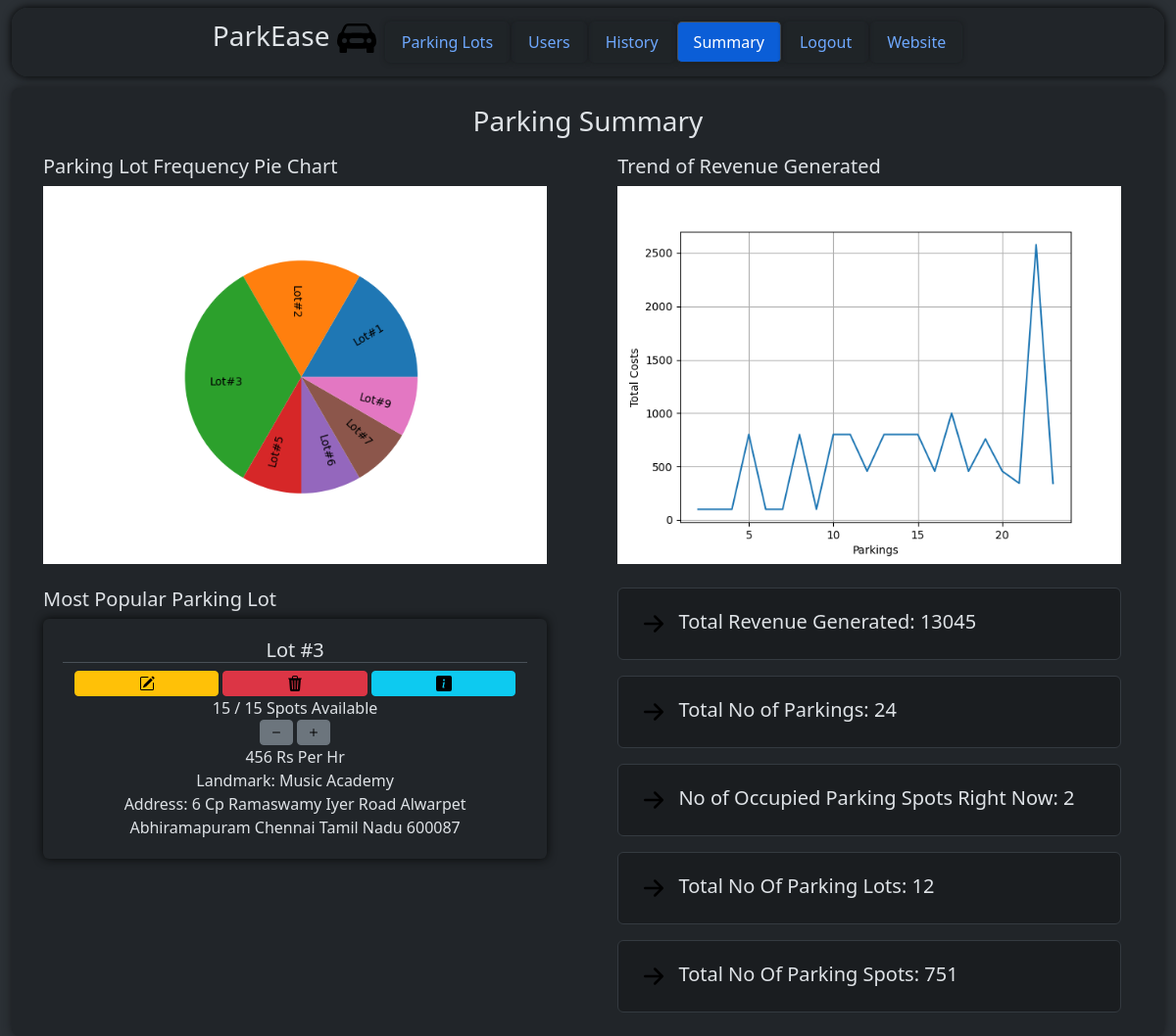
The app's page /admin/dashboard/summary (signed in) with its own data.
### models/parkingInfo.py (models this page shows, shortened)
class ParkingLot(db.Model) :
    __tablename__ = "parkinglot"
    id = db.Column(db.Integer, primary_key = True, autoincrement = True)
    landmark = db.Column(db.String)
    noOfParkingSpots = db.Column(db.Integer)
    pricePerHr = db.Column(db.Integer)
    addressId = db.Column(db.Integer, db.ForeignKey("address.id"))
    address = db.relationship("Address", uselist = False, backref = "parkingLot") #parking lot and address is 1 - 1
    parkingSpots = db.relationship("ParkingSpot", backref = "parkingLot") #parking lot and parking spot is 1 - M

### models/userInfo.py (models this page shows)
class Address(db.Model) :
    __tablename__ = "address"
    id = db.Column(db.Integer, primary_key = True, autoincrement = True)
    streetName = db.Column(db.String)
    locality = db.Column(db.String)
    subLocality = db.Column(db.String)
    city = db.Column(db.String)
    state = db.Column(db.String)
    pinCode = db.Column(db.String)
    def __str__(self) :
        return "{} {} {} {} {} {} {}".format(self.id, self.streetName.lower(), self.locality.lower(), self.subLocality.lower(), self.city.lower(), self.state.lower(), self.pinCode)

### controllers/adminDashboard.py (the view)
@adminbp.route("/dashboard/summary", methods = ["GET"])
def summary() :
    if request.method == "GET" :
        plotPiePlotOfParkingLotsUsed()
        plotLinePlotOfTotalCosts()
        return render_template("admin/summary.html", parkingLot = frequentlyUsedParkingLot(), cost = sumOfTotalCosts(), noOfParkings = totalNoOfType("ReservedParkingSpot"), noOfOccupiedParkingSpotsRN = noOfOccupiedParkingSpotsRN(), noOfParkingLots = totalNoOfType("ParkingLot"), noOfParkingSpots = totalNoOfType("ParkingSpot"))

### controllers/adminDashboard.py (called while the page is built)
@adminbp.before_request
def restrict() :
    if session.get("type") != "admin" :
        return redirect(url_for("general.signIn"))

def getParkingLot(id) :
    return db.session.execute(db.select(ParkingLot).filter_by(id = id)).scalars().first()

def viewAllReservedParkingSpots() :
    return db.session.execute(db.select(ReservedParkingSpot).order_by(nulls_first(desc(ReservedParkingSpot.parkingTimestamp)))).scalars().all()

def getParkingLotsUsedByUsersLiUsingReservedParkingSpots() :
    return [i.parkingSpot.parkingLot.id for i in db.session.execute(db.select(User)).scalars().first().reservedParkingSpots if i.parkingSpot is not None]

def frequentlyUsedParkingLot() :
    parkingLotIds = getParkingLotsUsedByUsersLiUsingReservedParkingSpots()
    return getParkingLot(max(set(parkingLotIds), key = parkingLotIds.count))

def sumOfTotalCosts() :
    reservedParkingSpots = viewAllReservedParkingSpots()
    sum = 0
    for i in reservedParkingSpots :
        if i.totalCost is not None:
            sum += i.totalCost
    return sum

def plotPiePlotOfParkingLotsUsed() :
    plt.figure()
    li = getParkingLotsUsedByUsersLiUsingReservedParkingSpots()
    labels = sorted(set(li))
    countLi = [li.count(i) for i in labels]
    plt.pie(countLi, labels = [("Lot#" + str(i)) for i in labels], rotatelabels = True, labeldistance = 0.5)
    plt.savefig("static/images/plot1.png")

def plotLinePlotOfTotalCosts() :
    plt.figure()
    costLi = [i.totalCost for i in viewAllReservedParkingSpots()]
    xAxis = [i for i in range(0, len(costLi))]
    plt.plot(xAxis, costLi)
    plt.xlabel("Parkings")
    plt.ylabel("Total Costs")
    plt.grid(True)
    plt.savefig("static/images/plot2.png")

def noOfOccupiedParkingSpotsRN() :
    return len(db.session.execute(db.select(ParkingSpot).filter_by(status = True)).scalars().all())

def totalNoOfType(type) :
    model = globals()[type]
    return len(db.session.execute(db.select(model)).scalars().all())

### templates/admin/summary.html (shortened to what this page needs)
<!DOCTYPE html>
<html class = "h-100" data-bs-theme = "dark">
    <head>
        <link rel = "stylesheet" href = "/static/bootstrap/css/bootstrap.min.css"/>
        <link rel = "stylesheet" href = "/static/css/style.css"/>
    </head>
    <body class = "h-100">
        <div class = "container-fluid bg-body-tertiary min-vh-100">
            <div class = "container-fluid d-flex justify-content-center bg-body">
                <div class = "d-flex justify-content-center align-items-center container-fluid mt-2 rounded-4 position-fixed height" style = "background-color: rgba(33, 37, 41, 0.9); z-index: 1000; box-shadow: 0 0 10px rgb(0, 0, 0); backdrop-filter: blur(3px);">
                    <div class = "overflow-auto" style = "height: 100%; width: 100%;">
                        <ul class = "nav nav-tabs d-flex align-items-center justify-content-center" style = "height: 100%; width: 100%;">
                            <a href = "/" class = "text-decoration-none text-reset me-2">
                                <h3>
                                    ParkEase
                                    <img src = "/static\images\car-front-fill.svg" alt = "Logo" style = "width: 40px;"/>
                                </h3>
                            </a>
                            <li class = "nav-item">
                                <a class = "nav-link" href = "/admin/dashboard">
                                    Parking Lots
                                </a>
                            </li>
                            <li class = "nav-item">
                                <a class = "nav-link", href = "/admin/dashboard/users">
                                    Users
                                </a>
                            </li>
                            <li class = "nav-item">
                                <a class = "nav-link", href = "/admin/dashboard/history">
                                    History
                                </a>
                            </li>
                            <li class = "nav-item">
                                <a class = "nav-link active" href = "/admin/dashboard/summary">
                                    Summary
                                </a>
                            </li>
                                <a class = "nav-link" href = "/signIn">
                                    Logout
                                </a>
                            <li class = "nav-item">
                                <a class = "nav-link" href = "/">
                                    Website
                                </a>
                            </li>
                        </ul>
                    </div>
                </div>
            </div>
            <div class = "rounded-3 container-fluid bg-body p-2 overflow-auto margin-top" style = "height: 80%; width: 100%; box-shadow: 0 0 10px rgb(24, 26, 29);">
                <div class = "d-flex justify-content-center align-items-center gap-2" style = "height: 60px;">
                    <h3>
                        Parking Summary
                    </h3>
                </div>
                <div style = "height: 100%; width: 99%;">
                    <div class = "row">
                        <div class = "col">
                            <div>
                                <h5 class = "px-1 px-sm-1 px-md-2 px-lg-3 px-xl-4 px-xxl-5">
                                    Parking Lot Frequency Pie Chart
                                </h5>
                                <img src = "/static\images\plot1.png" class = "px-1 px-sm-1 px-md-2 px-lg-3 px-xl-4 px-xxl-5" style = "width: 100%;"/>
                            </div>
                            <br/>
                            <div>
                                <h5 class = "px-1 px-sm-1 px-md-2 px-lg-3 px-xl-4 px-xxl-5">
                                    Most Popular Parking Lot
                                </h5>
                                <div class = "px-1 px-sm-1 px-md-2 px-lg-3 px-xl-4 px-xxl-5">
                                    <div class = "card p-1" style = "box-shadow: 0 0 10px rgb(7, 8, 8); border: none">
                                        <form method = "POST" action = "/admin/dashboard" style = "height: 100%; width: 100%;">
                                            <div class = "card-body">
                                                <h5 class = "card-title text-center border-bottom">
                                                    Lot #{{ parkingLot.id }}
                                                </h5>
                                                <div class = "container-fluid d-flex align-items-center justify-content-center gap-1">
                                                    <button type = "submit" name = "action" value = "edit" class = "btn btn-warning btn-sm d-flex justify-content-center align-items-center" style = "width: 100%;">
                                                        <img src = "\static\images\pencil-square.svg" alt = "Edit"/>
                                                    </button>
                                                    <button type = "submit" name = "action" value = "delete" class = "btn btn-danger btn-sm d-flex justify-content-center align-items-center" style = "width: 100%;">
                                                        <img src = "\static\images\trash3-fill.svg" alt = "Delete"/>
                                                    </button>
                                                    <button type = "submit" name = "action" value = "details" class = "btn btn-info btn-sm d-flex justify-content-center align-items-center" style = "width: 100%;">
                                                        <img src = "\static\images\info-square-fill.svg" alt = "Details"/>
                                                    </button>
                                                </div>
                                                <div class = "card-text text-center">
                                                    {{ parkingLot.parkingSpots | selectattr("status", "equalto", 0) | list | count }} / {{ parkingLot.noOfParkingSpots }} Spots Available
                                                    <div class = "container-fluid d-flex align-items-center justify-content-center gap-1">
                                                        <button type = "submit" name = "action" value = "delete1" class = "btn btn-secondary btn-sm d-flex align-items-center justify-content-center">
                                                            <img src = "\static\images\dash.svg" alt = "-1"/>
                                                        </button>
                                                        <button type = "submit" name = "action" value = "add1" class = "btn btn-secondary btn-sm d-flex align-items-center justify-content-center">
                                                            <img src = "\static\images\plus.svg" alt = "+1"/>
                                                        </button>
                                                    </div>
                                                    {{ parkingLot.pricePerHr }} Rs Per Hr
                                                    <br/>
                                                    Landmark: {{ parkingLot.landmark }}
                                                    <br/>
                                                    Address: {{ parkingLot.address | title }}
                                                </div>
                                            </div>
                                        </form>
                                    </div>
                                </div>
                            </div>
                        </div>
                        <div class = "col">
                            <div>
                                <h5 class = "px-1 px-sm-1 px-md-2 px-lg-3 px-xl-4 px-xxl-5">
                                    Trend of Revenue Generated
                                </h5>
                                <img class = "px-1 px-sm-1 px-md-2 px-lg-3 px-xl-4 px-xxl-5" src = "/static\images\plot2.png" style = "width: 100%;"/>
                            </div>
                            <br/>
                            <h5 class = "px-1 px-sm-1 px-md-2 px-lg-3 px-xl-4 px-xxl-5">
                                    <div class = "alert alert-dark">
                                        <img src = "/static\images\arrow-right-short.svg" alt = "Logo" style = "width: 40px;"/>
                                        Total Revenue Generated: {{ cost }}
                                    </div>
                                    <div class = "alert alert-dark">
                                        <img src = "/static\images\arrow-right-short.svg" alt = "Logo" style = "width: 40px;"/>
                                        Total No of Parkings: {{ noOfParkings }}
                                    </div>
                                    <div class = "alert alert-dark">
                                        <img src = "/static\images\arrow-right-short.svg" alt = "Logo" style = "width: 40px;"/>
                                        No of Occupied Parking Spots Right Now: {{ noOfOccupiedParkingSpotsRN }}
                                    </div>
                                    <div class = "alert alert-dark">
                                        <img src = "/static\images\arrow-right-short.svg" alt = "Logo" style = "width: 40px;"/>
                                        Total No Of Parking Lots: {{ noOfParkingLots }}
                                    </div>
                                    <div class = "alert alert-dark">
                                        <img src = "/static\images\arrow-right-short.svg" alt = "Logo" style = "width: 40px;"/>
                                        Total No Of Parking Spots: {{ noOfParkingSpots }}
                                    </div>
                            </h5>
                        </div>
                    </div>
                </div>
            </div>
        </div>
    </body>
</html>

### static/css/style.css (style rules this page uses)
.nav-tabs { border: none; }
.nav-tabs .nav-link { border-radius: 5px; margin: 1px; box-shadow: 0 0 5px rgb(25, 28, 31); backdrop-filter: blur(1px); }
.nav-tabs .nav-link.active { background-color: rgb(11, 94, 215); }
.height { height: 70px; width: 98%; }
.margin-top { margin-top: 90px }

### records on screen
ParkingLot: id "3", noOfParkingSpots "15", pricePerHr "456", landmark "Music Academy"
Address: address "6 Cp Ramaswamy Iyer Road Alwarpet Abhiramapuram Chennai Tamil Nadu 600087"

### other values on screen
{{ cost }} "13045"
{{ noOfParkings }} "24"
{{ noOfOccupiedParkingSpotsRN }} "2"
{{ noOfParkingLots }} "12"
{{ noOfParkingSpots }} "751"
